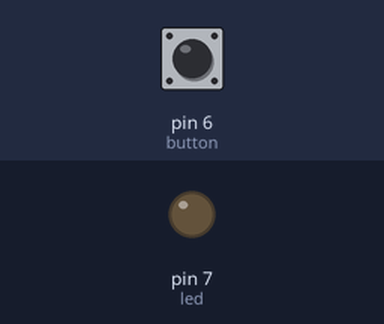
A sketch run on a simulated Arduino Uno, built with avr-gcc and run on an emulated ATmega328P. Shown: output pins drawn as LEDs (lit = HIGH). The test bench sets the inputs (shaded band); at power-on: pin 6 (button) HIGH.

Above: at 1.2 s.
1.3 s: pin 6 (button) pulled LOW for 0.15 s
At 1.7 s:
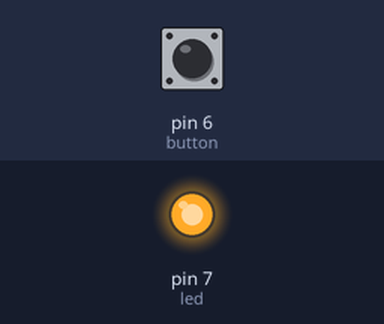
2.9 s: pin 6 (button) pulled LOW for 1 s
At 4.1 s:
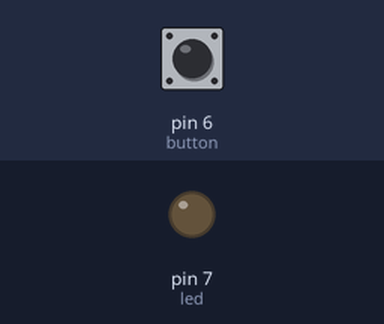
5.4 s: pin 6 (button) pulled LOW for 3.2 s
At 6.0 s:
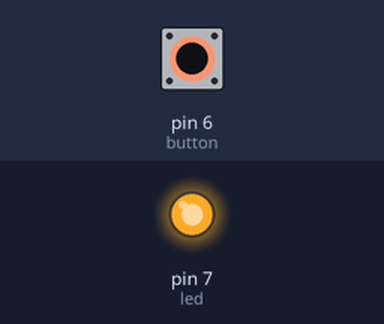
Timing chart, 0 to 8.4 s (numbered marks = the images above; inputs shaded):
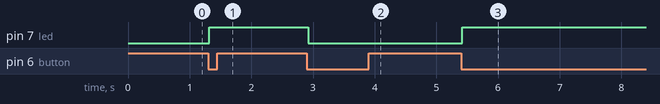

Measured:
- after the input at 1.3 s, pin 7 (led): LOW → HIGH at once
- after the input at 2.9 s, pin 7 (led): HIGH → LOW at once
- after the input at 5.4 s, pin 7 (led): LOW → HIGH at once

The sketch:

LED_BUTTON.ino
```cpp
#define led 7
#define button 6

int status = 0;

void setup() {
  pinMode(led,OUTPUT); //đặt đèn led trạng thái là đầu ra (output)
  pinMode(button,INPUT_PULLUP); //đặt nút nhấn là đầu vào PULLUP nghĩa là ban đầu nút nhấn ở trạng thái HIGH (mức cao)
}

void loop() {
  if(digitalRead(button) == LOW){ // Nếu nút nhấn đang được nhấn
    delay(20); // Bỏ qua nhiễu
    if(digitalRead(button) == LOW) {// Kiểm tra thêm lần nữa để biết chắc nút nhân đã được nhấn
      if(status == 0){ //khi nhấn nút ở trạng thái đèn tắt
        status = 1; // Biến này để ghi nhớ trạng thái đèn
        digitalWrite(led,HIGH); // Bật đèn
      }
      else{ //Khi nhấn nút ở trạng thái đèn bật
        status = 0;
        digitalWrite(led,LOW); // Tắt Đèn
      }
    }
    while(digitalRead(button) == LOW); //Nhiệm vụ khi nào nút nhấn được thả ra thì thực tiếp
  }
}
```
